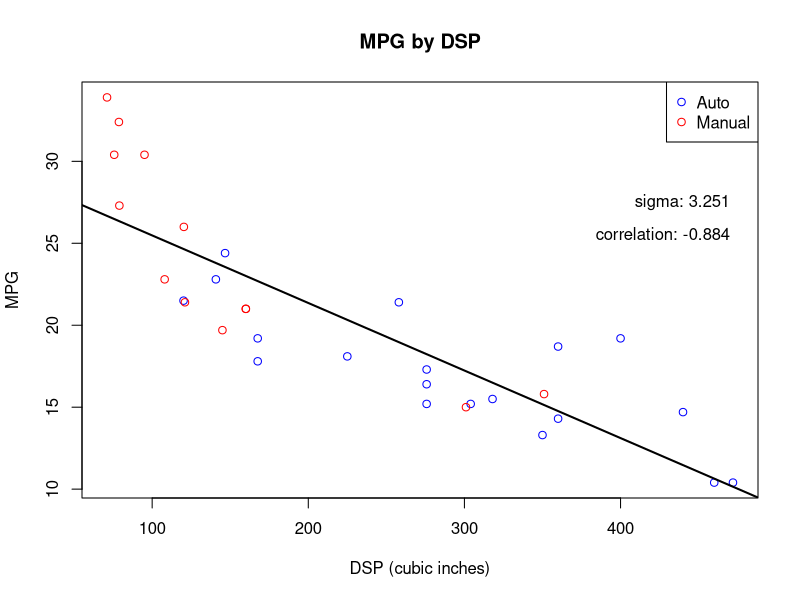
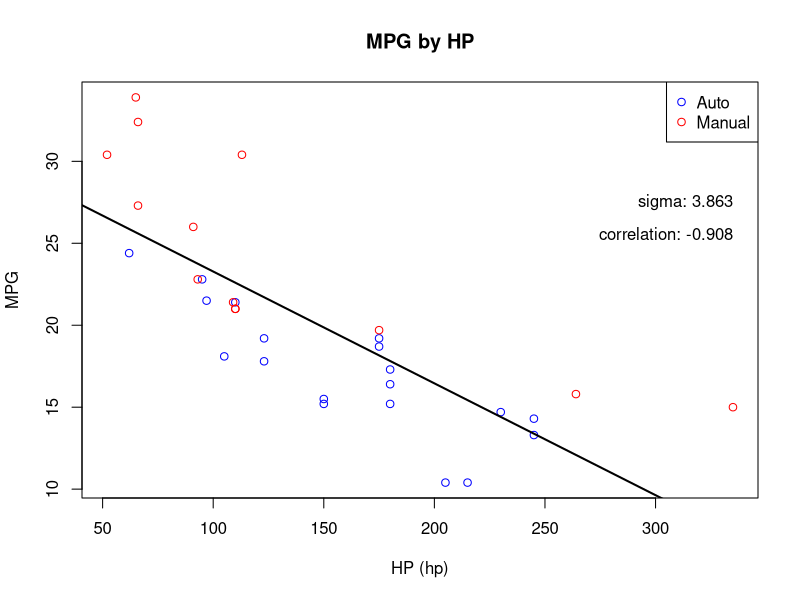
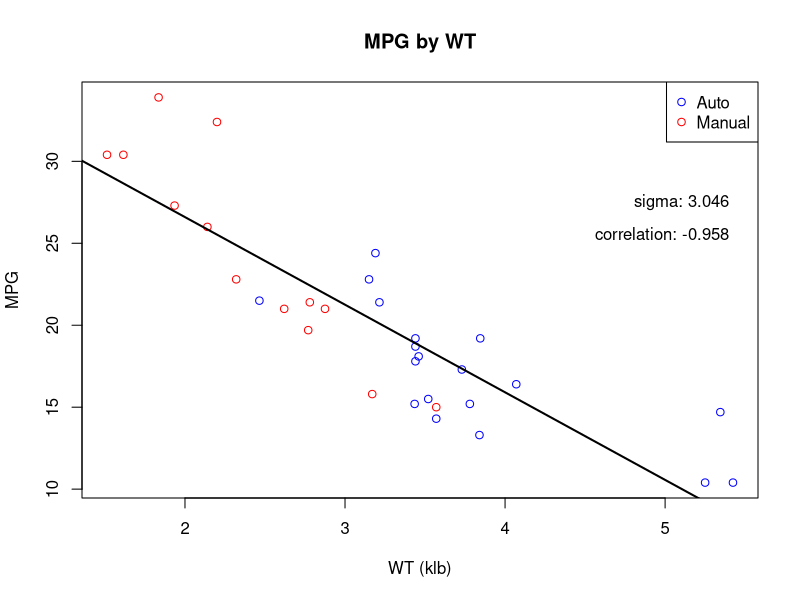

Write the R code that produced these figures, in order.
## ---- chunk 1
# initialize
library( datasets )
str( mtcars )

# reduce mtcars to a subframe consisting of mpg, disp, hp, wt, and am
subfm <- with( mtcars , data.frame( MPG = mpg , DSP = disp , HP = hp , WT = wt , TRNSM = am ) )
## ---- chunk 2
fitDSPa <- lm( MPG ~ DSP , subset( subfm , TRNSM == 0 ) )
fitDSPm <- lm( MPG ~ DSP , subset( subfm , TRNSM == 1 ) )
fitDSP <- lm( MPG ~ DSP , subfm )
smryDSP <- summary( fitDSP , correlation = TRUE )
## ---- chunk 3
corDSPa <- summary( fitDSPa , correlation = TRUE )$correlation[ 2 , 1 ]
corDSPm <- summary( fitDSPm , correlation = TRUE )$correlation[ 2 , 1 ]
## ---- chunk 4
fitHPa <- lm( MPG ~ HP , subset( subfm , TRNSM == 0 ) )
fitHPm <- lm( MPG ~ HP , subset( subfm , TRNSM == 1 ) )
fitHP <- lm( MPG ~ HP , subfm )
smryHP <- summary( fitHP , correlation = TRUE )
## ---- chunk 5
corHPa <- summary( fitHPa , correlation = TRUE )$correlation[ 2 , 1 ]
corHPm <- summary( fitHPm , correlation = TRUE )$correlation[ 2 , 1 ]
## ---- chunk 6
fitWTa <- lm( MPG ~ WT , subset( subfm , TRNSM == 0 ) )
fitWTm <- lm( MPG ~ WT , subset( subfm , TRNSM == 1 ) )
fitWT <- lm( MPG ~ WT , subfm )
smryWT <- summary( fitWT , correlation = TRUE )
## ---- chunk 7
corWTa <- summary( fitWTa , correlation = TRUE )$correlation[ 2 , 1 ]
corWTm <- summary( fitWTm , correlation = TRUE )$correlation[ 2 , 1 ]
## ---- chunk 8
prj1Smry <- matrix( , nrow = 3 , ncol = 3 )
colnames( prj1Smry ) <- c( '|cor(am=0)-cor(am=1)|' , '       sigma' , '|correlation|' )
rownames( prj1Smry ) <- c( 'MPG vs CYL' , 'MPG vs HP' , 'MPG vs WT' )

prj1Smry[ 1 , ] <- c( abs( corDSPa - corDSPm ) , smryDSP$sigma ,  abs( smryDSP$correlation[ 2 , 1 ] ) )
prj1Smry[ 2 , ] <- c( abs( corHPa - corHPm ) , smryHP$sigma ,  abs( smryHP$correlation[ 2 , 1 ] ) )
prj1Smry[ 3 , ] <- c( abs( corWTa - corWTm ) , smryWT$sigma ,  abs( smryWT$correlation[ 2 , 1 ] ) )
round( prj1Smry , 3 )  # round to 3 digits
## ---- chunk 9
corDSPa  # correlation of mpg with dsp for am = 0
corDSPm  # correlation of mpg with dsp for am = 1

abs( corDSPa - corDSPm )  # absolute difference

abs( smryDSP$correlation[ 2 , 1 ] )  # absolute correlation for all am
## ---- chunk 10
par( mfrow = c( 1 , 1 ) )
with( subfm , plot( DSP , MPG , xlab = 'DSP (cubic inches)' , ylab = 'MPG' , type = 'n' ) )
with( subset( subfm , TRNSM == 0 ) , points( DSP , MPG , col = 'blue' ) )
with( subset( subfm , TRNSM == 1 ) , points( DSP , MPG , col = 'red' ) )
abline( fitDSP , lwd = 2 )
legend( 'topright' , pch = 1 , col = c( 'blue' , 'red' ) ,
  legend = c( 'Auto' , 'Manual' ) )
title( 'MPG by DSP' )
text( x = 470 , y = seq( from = 28 , to = 25 , by = -2 ) , adj = c( 1 , 1 ) ,
  labels = c( paste( 'sigma:' , round( smryDSP$sigma , digits = 3 ) ) ,
  paste( 'correlation:' , round( smryDSP$correlation[ 2 , 1 ] , digits = 3 ) ) ) )
## ---- chunk 11
corHPa  # correlation of mpg with hp for am = 0
corHPm  # correlation of mpg with hp for am = 1

abs( corHPa - corHPm )  # absolute difference

abs( smryHP$correlation[ 2 , 1 ] )  # absolute correlation for all am
## ---- chunk 12
par( mfrow = c( 1 , 1 ) )
with( subfm , plot( HP , MPG , xlab = 'HP (hp)' , ylab = 'MPG' , type = 'n' ) )
with( subset( subfm , TRNSM == 0 ) , points( HP , MPG , col = 'blue' ) )
with( subset( subfm , TRNSM == 1 ) , points( HP , MPG , col = 'red' ) )
abline( fitHP , lwd = 2 )
legend( 'topright' , pch = 1 , col = c( 'blue' , 'red' ) ,
  legend = c( 'Auto' , 'Manual' ) )
title( 'MPG by HP' )
text( x = 335 , y = seq( from = 28 , to = 25 , by = -2 ) , adj = c( 1 , 1 ) ,
  labels = c( paste( 'sigma:' , round( smryHP$sigma , digits = 3 ) ) ,
  paste( 'correlation:' , round( smryHP$correlation[ 2 , 1 ] , digits = 3 ) ) ) )
## ---- chunk 13
corWTa  # correlation of mpg with wt for am = 0
corWTm  # correlation of mpg with wt for am = 1

abs( corWTa - corWTm )  # absolute difference

abs( smryWT$correlation[ 2 , 1 ] )  # absolute correlation for all am
## ---- chunk 14
par( mfrow = c( 1 , 1 ) )
with( subfm , plot( WT , MPG , xlab = 'WT (klb)' , ylab = 'MPG' , type = 'n' ) )
with( subset( subfm , TRNSM == 0 ) , points( WT , MPG , col = 'blue' ) )
with( subset( subfm , TRNSM == 1 ) , points( WT , MPG , col = 'red' ) )
abline( fitWT , lwd = 2 )
legend( 'topright' , pch = 1 , col = c( 'blue' , 'red' ) ,
  legend = c( 'Auto' , 'Manual' ) )
title( 'MPG by WT' )
text( x = 5.4 , y = seq( from = 28 , to = 25 , by = -2 ) , adj = c( 1 , 1 ) ,
  labels = c( paste( 'sigma:' , round( smryWT$sigma , digits = 3 ) ) ,
  paste( 'correlation:' , round( smryWT$correlation[ 2 , 1 ] , digits = 3 ) ) ) )
